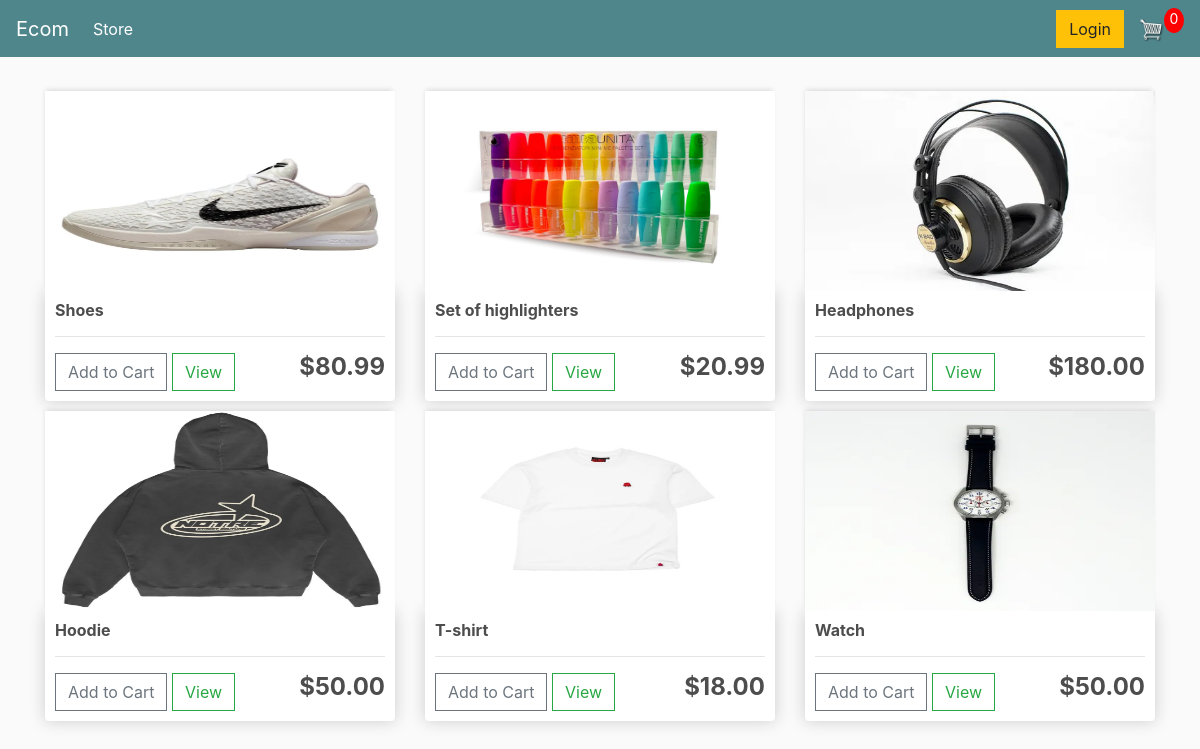
The page / on the database its author committed.
### store/models.py (models this page shows, shortened)
class Product(models.Model):
	name = models.CharField(max_length=200)
	price = models.FloatField()
	digital = models.BooleanField(default=False, null=True, blank=True)
	image = models.ImageField(null=True, blank=True)
	@property
	def imageURL(self):
		try:
			url = self.image.url
		except:
			url = ''
		return url

### store/views.py (the view)
# urls.py: path('', include('store.urls'))
def store(request):
    products = Product.objects.all()
    context = {'products' :products}
    return render(request, 'store/store.html', context)

### store/templates/store/store.html
{% extends 'store/main.html' %}
{% load static %}
{% block content %}
<div class="row">
   {% for product in products %}
   <div class="col-lg-4">
      <img class="thumbnail" src="{{product.imageURL}}">
      <div class="box-element product">
         <h6><strong>{{product.name}}</strong></h6>
         <hr>
         <button class="btn btn-outline-secondary add-btn">Add to Cart</button>
         <a class="btn btn-outline-success" href="#">View</a>
         <h4 style="float: right"><strong>${{product.price|floatformat:2}}</strong></h4>
      </div>
   </div>
   {% endfor %}
</div>
{% endblock content %}

### store/templates/store/main.html (shortened to what this page needs)
<!DOCTYPE html>
{% load static %}
<html lang="en">
<head>
    <link rel="stylesheet" href="https://stackpath.bootstrapcdn.com/bootstrap/4.4.1/css/bootstrap.min.css"
 />
    <link rel="stylesheet" type="text/css" href="{% static 'css/main.css' %}" />
</head>
<body>
    <nav class="navbar navbar-expand-lg navbar-dark bg-dark">
        <a class="navbar-brand" href="{% url 'store' %}">Ecom</a>
        <div class="collapse navbar-collapse" id="navbarSupportedContent">
            <ul class="navbar-nav mr-auto">
                <li class="nav-item active">
                    <a class="nav-link" href="{% url 'store' %}">Store <span class="sr-only">(current)</span></a>
                </li>
            </ul>
            <div class="form-inline my-2 my-lg-0">
                <a href="#" class="btn btn-warning">Login</a>
                <a href="{% url 'cart' %}">
                    <img id="cart-icon" src="{% static 'images/cart.png' %}">
                </a>
                <p id="cart-total">0</p>
            </div>
        </div>
    </nav>
    <div class="container">
        <br />
        {% block content %} {% endblock content %}
    </div>
</body>
</html>

### static/css/main.css (style rules this page uses)
body { background-color: hsl(0, 0%, 98%); }
h1,h2,h3,h4,h5,h6 { color:hsl(0, 0%, 30%); }
.box-element { box-shadow:hsl(0, 0%, 80%) 0 0 16px; background-color: #fff; border-radius: 4px; padding: 10px; }
.thumbnail { width: 100%; height: 200px; -webkit-box-shadow: -1px -3px 5px -2px rgba(214,214,214,1); -moz-box-shadow: -1px -3px 5px -2px rgba(214,214,214,1); box-shadow: -1px -3px 5px -2px rgba(214,214,214,1); }
.product { border-radius: 0 0 4px 4px; }
.bg-dark { background-color: #4f868c!important; }
#cart-icon { width:25px; display: inline-block; margin-left: 15px; }
#cart-total { display: block; text-align: center; color:#fff; background-color: red; width: 20px; height: 25px; border-radius: 50%; font-size: 14px; }
.col-lg-4, .col-lg-6, .col-lg-8, .col-lg-12 { margin-top: 10px; }
.btn { border-radius: 0; }

### rows shown on the page
Product: imageURL (picture), name "Shoes", price "80.99"
Product: imageURL (picture), name "Set of highlighters", price "20.99"
Product: imageURL (picture), name "Headphones", price "180.00"
Product: imageURL (picture), name "Hoodie", price "50.00"
Product: imageURL (picture), name "T-shirt", price "18.00"
Product: imageURL (picture), name "Watch", price "50.00"
